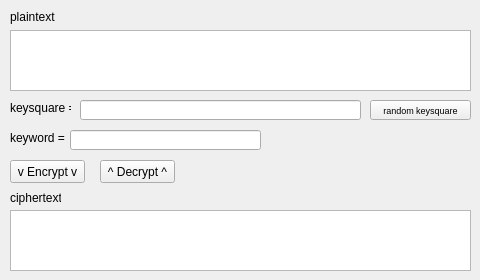
<?xml version="1.0" encoding="UTF-8"?>
<ui version="4.0">
 <class>main_window</class>
 <widget class="QMainWindow" name="main_window">
  <property name="geometry">
   <rect>
    <x>0</x>
    <y>0</y>
    <width>480</width>
    <height>280</height>
   </rect>
  </property>
  <property name="windowTitle">
   <string>ADFGVX Cipher</string>
  </property>
  <widget class="QWidget" name="centralwidget">
   <widget class="QLabel" name="label">
    <property name="geometry">
     <rect>
      <x>10</x>
      <y>10</y>
      <width>47</width>
      <height>14</height>
     </rect>
    </property>
    <property name="text">
     <string>plaintext</string>
    </property>
   </widget>
   <widget class="QPlainTextEdit" name="plaintext_edit">
    <property name="geometry">
     <rect>
      <x>10</x>
      <y>30</y>
      <width>461</width>
      <height>61</height>
     </rect>
    </property>
   </widget>
   <widget class="QLabel" name="label_2">
    <property name="geometry">
     <rect>
      <x>10</x>
      <y>100</y>
      <width>61</width>
      <height>16</height>
     </rect>
    </property>
    <property name="text">
     <string>keysquare = </string>
    </property>
   </widget>
   <widget class="QLineEdit" name="square_edit">
    <property name="geometry">
     <rect>
      <x>80</x>
      <y>100</y>
      <width>281</width>
      <height>20</height>
     </rect>
    </property>
   </widget>
   <widget class="QLabel" name="label_3">
    <property name="geometry">
     <rect>
      <x>10</x>
      <y>130</y>
      <width>61</width>
      <height>16</height>
     </rect>
    </property>
    <property name="text">
     <string>keyword = </string>
    </property>
   </widget>
   <widget class="QLineEdit" name="keyword_edit">
    <property name="geometry">
     <rect>
      <x>70</x>
      <y>130</y>
      <width>191</width>
      <height>20</height>
     </rect>
    </property>
   </widget>
   <widget class="QPushButton" name="encrypt_btn">
    <property name="geometry">
     <rect>
      <x>10</x>
      <y>160</y>
      <width>75</width>
      <height>23</height>
     </rect>
    </property>
    <property name="text">
     <string>v Encrypt v</string>
    </property>
   </widget>
   <widget class="QPushButton" name="decrypt_btn">
    <property name="geometry">
     <rect>
      <x>100</x>
      <y>160</y>
      <width>75</width>
      <height>23</height>
     </rect>
    </property>
    <property name="text">
     <string>^ Decrypt ^</string>
    </property>
   </widget>
   <widget class="QLabel" name="label_4">
    <property name="geometry">
     <rect>
      <x>10</x>
      <y>190</y>
      <width>51</width>
      <height>16</height>
     </rect>
    </property>
    <property name="text">
     <string>ciphertext</string>
    </property>
   </widget>
   <widget class="QPlainTextEdit" name="ciphertext_edit">
    <property name="geometry">
     <rect>
      <x>10</x>
      <y>210</y>
      <width>461</width>
      <height>61</height>
     </rect>
    </property>
   </widget>
   <widget class="QPushButton" name="random_btn">
    <property name="geometry">
     <rect>
      <x>370</x>
      <y>100</y>
      <width>101</width>
      <height>20</height>
     </rect>
    </property>
    <property name="font">
     <font>
      <pointsize>7</pointsize>
     </font>
    </property>
    <property name="text">
     <string>random keysquare</string>
    </property>
   </widget>
  </widget>
 </widget>
 <resources/>
 <connections/>
</ui>
